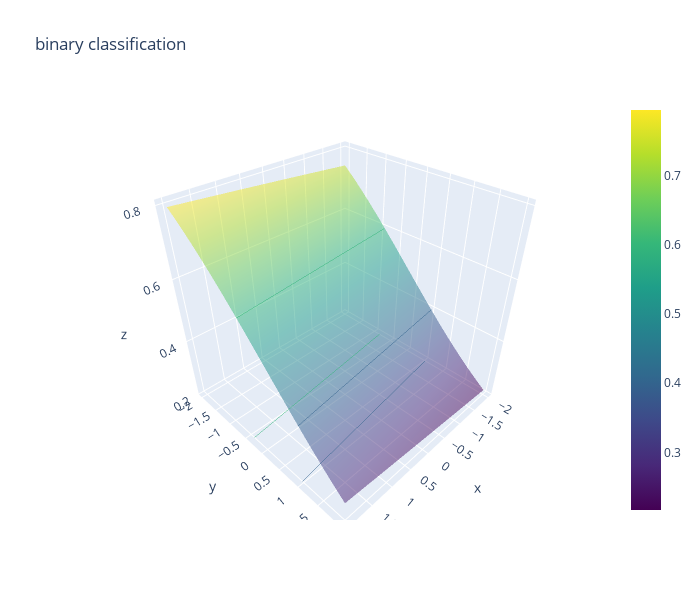

Notebook cell for this chart:
### Code cell
import plotly.graph_objects as go

fig = go.Figure(data=[go.Surface(x=X1_test, y=X2_test, z=Y_hat, colorscale="viridis", opacity=0.5)])
fig.update_traces(contours_z=dict(show=True, usecolormap=True, highlightcolor="limegreen", project_z=True))
fig.update_layout(title='binary classification', width=700, height=600)

### Figure 1 — Plotly figure (JSON) as saved in the notebook; plotly's stock layout.template omitted (floating-point values rounded to 4 significant figures; data arrays with more than 128 entries replaced by an {"elided": "..."} marker saying what was removed)
{"data": [{"colorscale": [[0, "#440154"], [0.1111, "#482878"], [0.2222, "#3e4989"], [0.3333, "#31688e"], [0.4444, "#26828e"], [0.5556, "#1f9e89"], [0.6667, "#35b779"], [0.7778, "#6ece58"], [0.8889, "#b5de2b"], [1, "#fde725"]], "contours": {"z": {"highlightcolor": "limegreen", "project": {"z": true}, "show": true, "usecolormap": true}}, "opacity": 0.5, "type": "surface", "x": {"elided": "30x30 float values"}, "y": {"elided": "30x30 float values"}, "z": {"elided": "30x30 float values"}}], "layout": {"height": 600, "title": {"text": "binary classification"}, "width": 700}}
